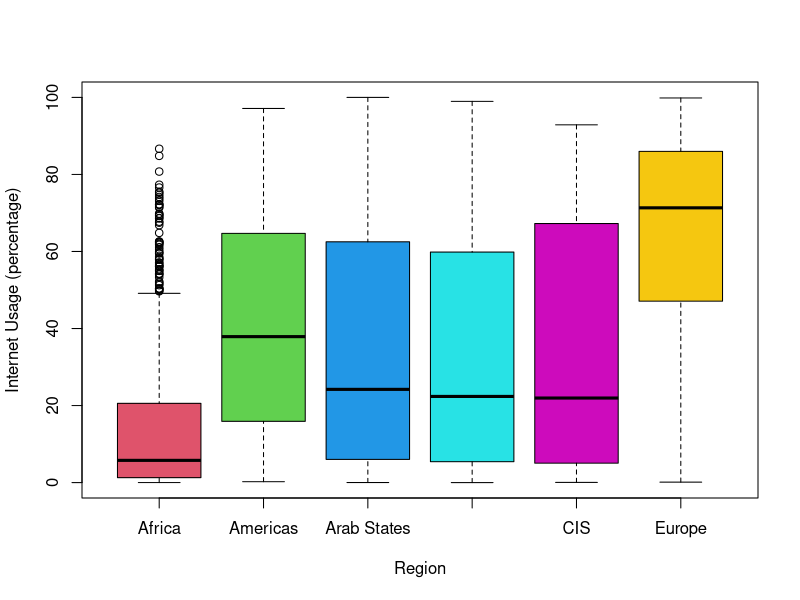

The R source for this figure:
# Read in internet usage data
int_usage <- read.csv("World/individuals_using_internet.csv")

# # Load library for country codes
# if (!require("countrycode")) {
#     # Install the package
#     install.packages("countrycode")
#     # Load the library
#     library("countrycode")
# }


# Associative vector mapping ISO alpha-3 country codes to ITU regions
region_mapping <- c(
    # Africa
    "AGO" = "Africa", "BEN" = "Africa", "BWA" = "Africa", "BFA" = "Africa", "BDI" = "Africa",
    "CMR" = "Africa", "CPV" = "Africa", "CAF" = "Africa", "TCD" = "Africa", "COG" = "Africa",
    "CIV" = "Africa", "COD" = "Africa", "GNQ" = "Africa", "ERI" = "Africa", "SWZ" = "Africa",
    "ETH" = "Africa", "GAB" = "Africa", "GMB" = "Africa", "GHA" = "Africa", "GIN" = "Africa",
    "GNB" = "Africa", "KEN" = "Africa", "LSO" = "Africa", "LBR" = "Africa", "MDG" = "Africa",
    "MWI" = "Africa", "MLI" = "Africa", "MUS" = "Africa", "MOZ" = "Africa", "NAM" = "Africa",
    "NER" = "Africa", "NGA" = "Africa", "RWA" = "Africa", "STP" = "Africa", "SEN" = "Africa",
    "SYC" = "Africa", "SLE" = "Africa", "ZAF" = "Africa", "SSD" = "Africa", "TZA" = "Africa",
    "TGO" = "Africa", "UGA" = "Africa", "ZMB" = "Africa", "ZWE" = "Africa",

    # Americas
    "ATG" = "Americas", "ARG" = "Americas", "BHS" = "Americas", "BRB" = "Americas", "BLZ" = "Americas",
    "BOL" = "Americas", "BRA" = "Americas", "CAN" = "Americas", "CHL" = "Americas", "COL" = "Americas",
    "CRI" = "Americas", "CUB" = "Americas", "DMA" = "Americas", "DOM" = "Americas", "ECU" = "Americas",
    "SLV" = "Americas", "GRD" = "Americas", "GTM" = "Americas", "GUY" = "Americas", "HTI" = "Americas",
    "HND" = "Americas", "JAM" = "Americas", "MEX" = "Americas", "NIC" = "Americas", "PAN" = "Americas",
    "PRY" = "Americas", "PER" = "Americas", "KNA" = "Americas", "LCA" = "Americas", "VCT" = "Americas",
    "SUR" = "Americas", "TTO" = "Americas", "USA" = "Americas", "URY" = "Americas", "VEN" = "Americas",

    # Arab States
    "DZA" = "Arab States", "BHR" = "Arab States", "COM" = "Arab States", "DJI" = "Arab States",
    "EGY" = "Arab States", "IRQ" = "Arab States", "JOR" = "Arab States", "KWT" = "Arab States",
    "LBN" = "Arab States", "LBY" = "Arab States", "MRT" = "Arab States", "MAR" = "Arab States",
    "OMN" = "Arab States", "PSE" = "Arab States", "QAT" = "Arab States", "SAU" = "Arab States",
    "SOM" = "Arab States", "SDN" = "Arab States", "SYR" = "Arab States", "TUN" = "Arab States",
    "ARE" = "Arab States", "YEM" = "Arab States",

    # Asia and the Pacific
    "AFG" = "Asia and the Pacific", "AUS" = "Asia and the Pacific", "BGD" = "Asia and the Pacific",
    "BTN" = "Asia and the Pacific", "BRN" = "Asia and the Pacific", "KHM" = "Asia and the Pacific",
    "CHN" = "Asia and the Pacific", "PRK" = "Asia and the Pacific", "FJI" = "Asia and the Pacific",
    "HKG" = "Asia and the Pacific", "IND" = "Asia and the Pacific", "IDN" = "Asia and the Pacific",
    "IRN" = "Asia and the Pacific", "JPN" = "Asia and the Pacific", "KIR" = "Asia and the Pacific",
    "KOR" = "Asia and the Pacific", "LAO" = "Asia and the Pacific", "MAC" = "Asia and the Pacific",
    "MYS" = "Asia and the Pacific", "MDV" = "Asia and the Pacific", "MHL" = "Asia and the Pacific",
    "FSM" = "Asia and the Pacific", "MNG" = "Asia and the Pacific", "MMR" = "Asia and the Pacific",
    "NRU" = "Asia and the Pacific", "NPL" = "Asia and the Pacific", "NZL" = "Asia and the Pacific",
    "PAK" = "Asia and the Pacific", "PNG" = "Asia and the Pacific", "PHL" = "Asia and the Pacific",
    "WSM" = "Asia and the Pacific", "SGP" = "Asia and the Pacific", "SLB" = "Asia and the Pacific",
    "LKA" = "Asia and the Pacific", "THA" = "Asia and the Pacific", "TLS" = "Asia and the Pacific",
    "TON" = "Asia and the Pacific", "TUV" = "Asia and the Pacific", "VUT" = "Asia and the Pacific",
    "VNM" = "Asia and the Pacific",

    # CIS (Commonwealth of Independent States)
    "ARM" = "CIS", "AZE" = "CIS", "BLR" = "CIS", "KAZ" = "CIS", "KGZ" = "CIS",
    "RUS" = "CIS", "TJK" = "CIS", "TKM" = "CIS", "UZB" = "CIS",

    # Europe
    "ALB" = "Europe", "AND" = "Europe", "AUT" = "Europe", "BEL" = "Europe", "BIH" = "Europe",
    "BGR" = "Europe", "HRV" = "Europe", "CYP" = "Europe", "CZE" = "Europe", "DNK" = "Europe",
    "EST" = "Europe", "FIN" = "Europe", "FRA" = "Europe", "DEU" = "Europe", "GRC" = "Europe",
    "HUN" = "Europe", "ISL" = "Europe", "IRL" = "Europe", "ITA" = "Europe", "LVA" = "Europe",
    "LIE" = "Europe", "LTU" = "Europe", "LUX" = "Europe", "MLT" = "Europe", "MCO" = "Europe",
    "MNE" = "Europe", "NLD" = "Europe", "MKD" = "Europe", "NOR" = "Europe", "POL" = "Europe",
    "PRT" = "Europe", "ROU" = "Europe", "SMR" = "Europe", "SRB" = "Europe", "SVK" = "Europe",
    "SVN" = "Europe", "ESP" = "Europe", "SWE" = "Europe", "CHE" = "Europe", "GBR" = "Europe",
    "UKR" = "Europe", "VAT" = "Europe"
)


# Create a new column with regions
int_usage$Region <- region_mapping[int_usage$entityIso]


boxplot(dataValue ~ Region,
    data = int_usage,
    ylab = "Internet Usage (percentage)",
    col = c(2:7)
)
